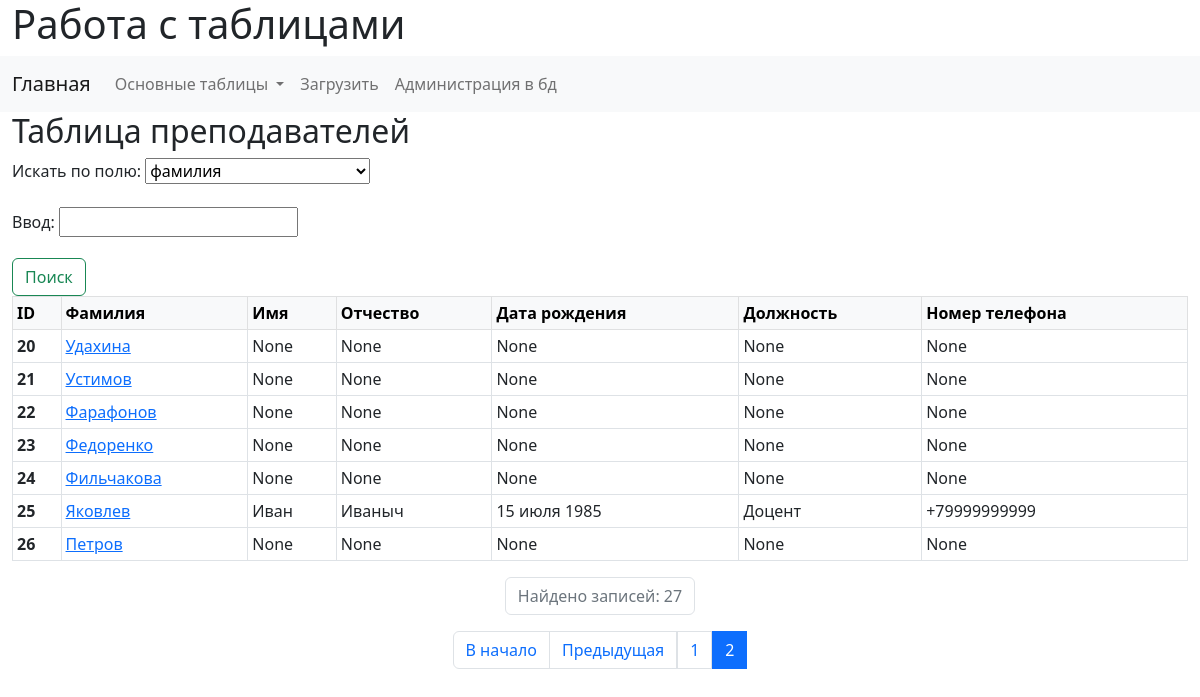
The page /tables/2/?page=2 on the database its author committed.
### workWithTables/models.py (models this page shows, shortened)
class Teacher(models.Model):
    surname = models.CharField(verbose_name="Фамилия", max_length=50)
    name = models.CharField(verbose_name="Имя", max_length=50, null=True)
    second_name = models.CharField(verbose_name="Отчество", max_length=50, null=True)
    birthday_date = models.CharField(verbose_name="Дата рождения", max_length=15, null=True)
    birthday_place = models.CharField(verbose_name="Место рождения", max_length=255, null=True)
    registration_place = models.CharField(verbose_name="Адрес прописки", max_length=255, null=True)
    cur_place = models.CharField(verbose_name="Адрес проживания", max_length=255, null=True)
    phone_number = models.CharField(verbose_name="Номер телефона", max_length=14, null=True)
    passport = models.CharField(verbose_name="Паспорт", max_length=20, null=True)
    TIN = models.CharField(verbose_name="ИНН", max_length=20, null=True)
    INIPA = models.CharField(verbose_name="СНИЛС", max_length=20, null=True)
    job = models.CharField(verbose_name="Должность", max_length=20, null=True)
    academic_degree = models.ManyToManyField(verbose_name="Ученая степень", to=AcademicDegree, related_name='get_teacher')
    academic_rank = models.ManyToManyField(verbose_name="Ученое звание", to=AcademicRank, related_name='get_teacher')
    contract = models.OneToOneField(verbose_name="Номер договора", to=Contract, on_delete=models.SET_NULL, max_length=50, null=True, unique=True, related_name='get_teacher')
    fluor_date = models.CharField(verbose_name="Дата флюорографии", max_length=150, null=True)
    class Meta:
        verbose_name = 'Преподаватель'
        verbose_name_plural = 'Таблица преподавателей'

### workWithTables/views.py (the view, shortened to what this page needs)
# urls.py: path('tables/2/', TeachersView.as_view(), name="teachers_table"),
class TeachersView(View):
    form = TeacherSearchForm
    teacher = Teacher
    template_name = 'workWithTables/tableT.html'
    def get(self, request, *args, **kwargs):
        teacher = self.teacher.objects.all()
        paginator = Paginator(teacher, 20)
        page_number = request.GET.get('page')
        page_obj = paginator.get_page(page_number)
        return render(
            request=request,
            template_name=self.template_name,
            context= {'form': self.form(),
            'title': 'Таблица преподавателей',
            'page_obj': page_obj })

### workWithTables/forms.py
class TeacherSearchForm(forms.Form):
    search_choice = forms.ChoiceField(choices=T_CHOICE_FIELD, label="Искать по ")
    search_input = forms.CharField(max_length=150, label="Ввод ")

### workWithTables/templates/workWithTables/tableT.html (shortened to what this page needs)
{% extends 'base.html' %}
{% block content_control %}
<h2>{{ title }}</h2>
<form class="gt-flex" role="search" method="post">
  <div class="mb-3">
    <label for="{{ form.search_choice.id_for_label }}" class="form-label">Искать по полю: </label>
    {{ form.search_choice }}
  </div>
  <div class="mb-3">
    <label for="{{ form.search_input.id_for_label }}" class="form-label">Ввод: </label>
    {{ form.search_input }}
  </div>
  <button class="btn btn-outline-success" type="submit">Поиск</button>
</form>
{% endblock %}
{% block content %}
<table class="table table-bordered table-response table-sm">
  <thead class="table-light">
      <tr>
          <th scope="col">ID</th>
          <th scope="col">Фамилия</th>
          <th scope="col">Имя</th>
          <th scope="col">Отчество</th>
          <th scope="col">Дата рождения</th>
          <th scope="col">Должность</th>
          <th scope="col">Номер телефона</th>
      </tr>
  </thead>
  {% for item in page_obj.object_list %}
  <tbody>
      <tr>
          <th scope="row">{{ item.id }}</th>
          <td><a href="{% url 'teacher_card' item.pk %}">{{item.surname}}</a></td>
          <td>{{item.name}}</td>
          <td>{{item.second_name}}</td>
          <td>{{item.birthday_date}}</td>
          <td>{{item.job}}</td>
          <td>{{item.phone_number}}</td>
        </tr>
  </tbody>
  {% endfor %}
</table>
<nav aria-label="Page navigation example">
  <ul class="pagination justify-content-center">
      <li class="page-item">
          <a class="page-link disabled">Найдено записей: {{ page_obj.paginator.count }}</a>
      </li>
  </ul>
</nav>
{% endblock %}

### rows shown on the page
Teacher: id "20", surname "Удахина", name "None", second_name "None", birthday_date "None", job "None", phone_number "None"
Teacher: id "21", surname "Устимов", name "None", second_name "None", birthday_date "None", job "None", phone_number "None"
Teacher: id "22", surname "Фарафонов", name "None", second_name "None", birthday_date "None", job "None", phone_number "None"
Teacher: id "23", surname "Федоренко", name "None", second_name "None", birthday_date "None", job "None", phone_number "None"
Teacher: id "24", surname "Фильчакова", name "None", second_name "None", birthday_date "None", job "None", phone_number "None"
Teacher: id "25", surname "Яковлев", name "Иван", second_name "Иваныч", birthday_date "15 июля 1985", job "Доцент", phone_number "+79999999999"
Teacher: id "26", surname "Петров", name "None", second_name "None", birthday_date "None", job "None", phone_number "None"

### other values the page prints
{{ title }} "Таблица преподавателей"
{{ page_obj.paginator.count }} "27"
{{ p }} "1"
{{ page_obj.number }} "2"
